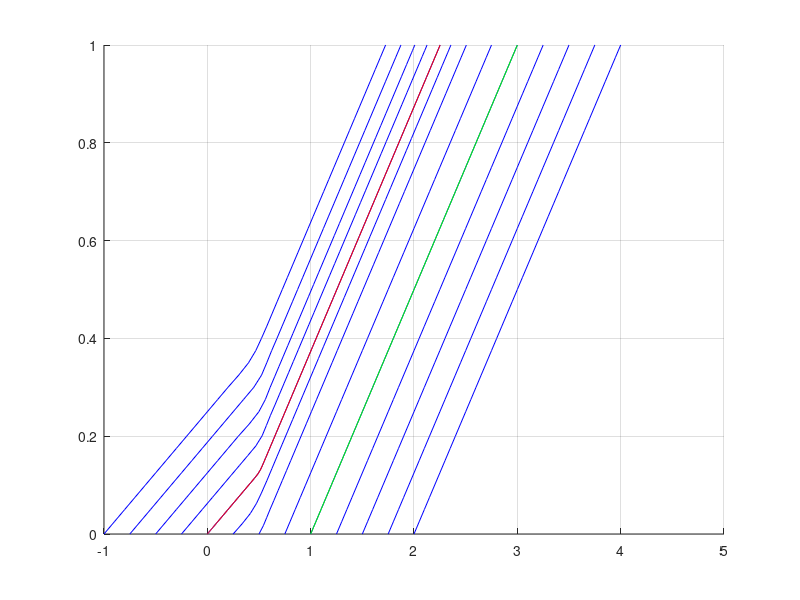

Recreate this plot in MATLAB.
function solve_paff_orig

xlist = -1:0.25:2;
ylist = {};
tlist = {};
for x = xlist
    [T, Y] = ode45(@v_paff, [0, 1], [x]);
    ylist{end+1} = Y(:, 1);
    tlist{end+1} = T;
end;

figure(2); clf;
for ii = 1:size(ylist, 2);
    hold on;
    plot(ylist{ii}, tlist{ii}, '-b');
    hold off;
    
    
end;


hold on;
idx = find(xlist==0);
plot(ylist{idx}, tlist{idx}, '-r');
idx = find(xlist==1);
plot(ylist{idx}, tlist{idx}, '-g');
hold off;




grid on;
    


function v=v_paff(t, y)


w1 = gpaff(y-0);
w2 = gpaff(y-1);

wsum = w1+w2;
w1 = w1 / wsum;
w2 = w2 / wsum;

v1 = 4;
v2 = 2;

v = zeros(1, 1);
v = w1*v1+w2*v2;


function w = gpaff(d)

s = 0.1;
w = 1/(sqrt(2*pi) * s) * exp(- d*d / (s*s*2));